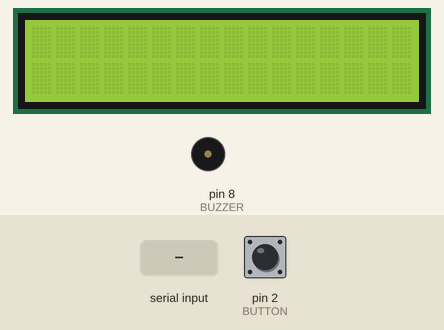
A sketch run on a simulated Arduino Uno, built with avr-gcc and run on an emulated ATmega328P. On the bench: 16×2 character LCD, buzzer (waves = sounding). Inputs (shaded band) come from the test bench; at power-on: pin 2 (BUTTON) LOW.

Above: at 1.2 s.
1.3 s: "1" received over Serial
At 1.7 s:
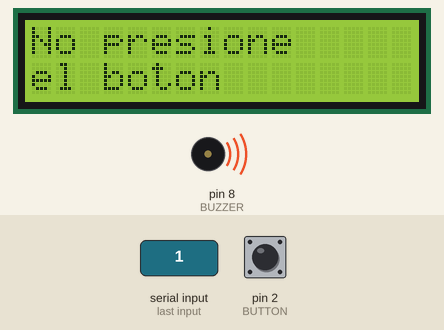
3.3 s: pin 2 (BUTTON) pulled HIGH for 0.15 s
At 3.7 s:
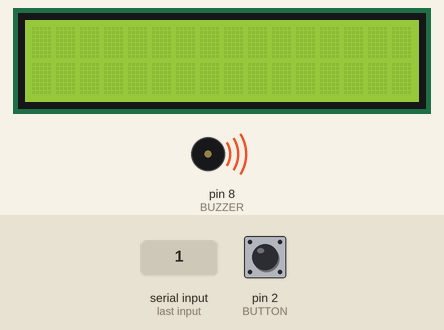
At 4.5 s:
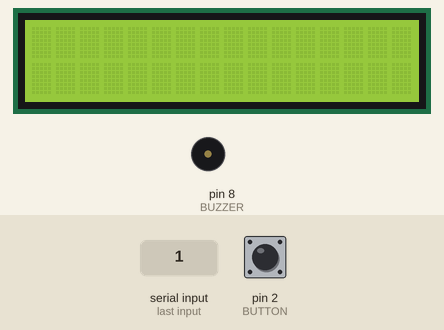
Timing chart, 0 to 6.3 s (numbered marks = the images above; inputs shaded):
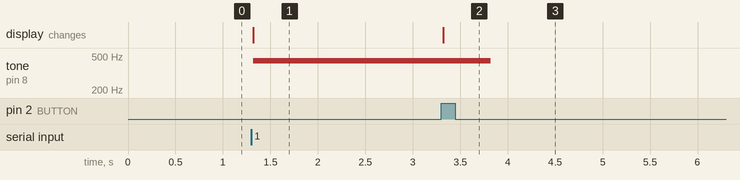

Measured:
- after the input at 1.3 s, tone on pin 8 (BUZZER): silent → 440 Hz at once; the display: changes at once (image 1)
- after the input at 3.3 s, tone on pin 8 (BUZZER): 440 Hz → silent after 0.52 s instead of 4.0 s

The sketch:

alarmSystem.ino
```cpp
#include <Wire.h>
#include <LiquidCrystal_I2C.h>

const int BUTTON = 2;
const int BUZZER = 8;
char dato = 0;
boolean ALARM = false;
unsigned long time1 = 0;
int cont = 0;

LiquidCrystal_I2C lcd(0x27, 16, 2);

void setup() {
  Wire.begin();
  Serial.begin(38400);

  pinMode(BUTTON, INPUT);
  pinMode(BUZZER, OUTPUT);

  lcd.begin(16, 2);
  lcd.clear();
  lcd.backlight();
}

void loop() {
  if(!ALARM){
    if (Serial.available()){
      dato = Serial.read();
      Serial.flush();
      if(dato == '1'){
        //Hacer todo
        lcd.setCursor(0, 0);
        lcd.print("No presione");
        lcd.setCursor(0, 1);
        lcd.print("el boton");
        ALARM = true;
      }
    }
  }else{
    tone(BUZZER, 440);
    if (digitalRead(BUTTON)==HIGH){
      ALARM = false;
      lcd.clear();
    }else{
      if (cont > 10){
        ALARM = false;
        lcd.clear();
        cont = 0;
        Serial.print("No apago");
      }else{
        cont++;
      }
    }

    delay(500);
    noTone(BUZZER);
  }
}
```
